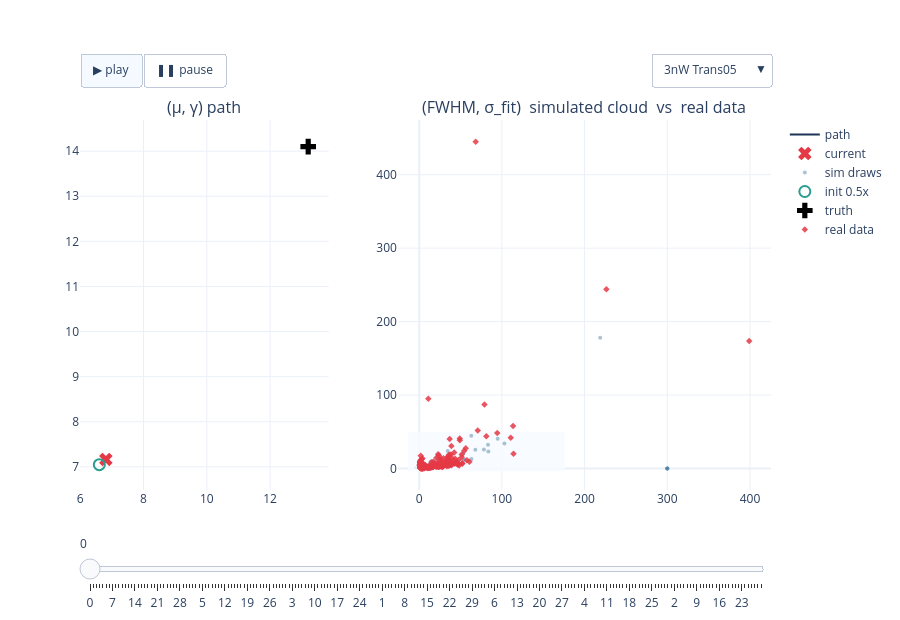

Notebook code cell kept with this figure:
### Code cell
# FIG 1b — 3nW interactive: path + cloud, experiment dropdown + play/slider   (22a verbatim)
fig_3nW = build_power_figure(RESULTS, '3nW')
if fig_3nW is not None:
    _h = os.path.join(REPO_ROOT, 'notebooks', '24_realdata_accuracy', '24m-fig1b-3nW-paths-clouds.html')
    fig_3nW.write_html(_h, include_plotlyjs='cdn', config=CONFIG_PLOT)
    print('wrote', _h, f'({os.path.getsize(_h)/1e6:.1f} MB)')
    fig_3nW.show(config=CONFIG_PLOT)
